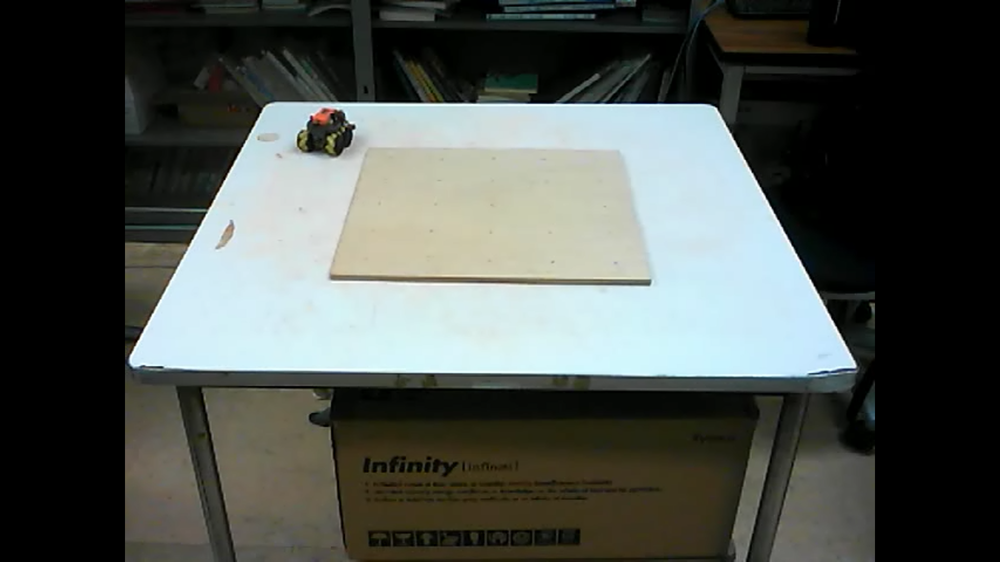
#> input picture MakerDetector/videos/screenshot.png, 1000 x 562 px, shrunk from 1920 x 1080 before the run
$ python warpPerspective.py
#> lines starting #> are read from the running program, lines starting #| are printed output that depends on the picture; after the words box and inside, x2 and y2 are one past the last pixel; in counts of white or black regions, pixels touching at a corner belong together
#> further down, img is the input picture: shape (562, 1000, 3); mean B, G, R 77.9, 82.3, 77.3
import cv2
import numpy as np

def warpPerspective(img, img_size):
    # グレースケール変換
#> called with img_size = (1000, 1000)
    gray = cv2.cvtColor(img, cv2.COLOR_BGR2GRAY)
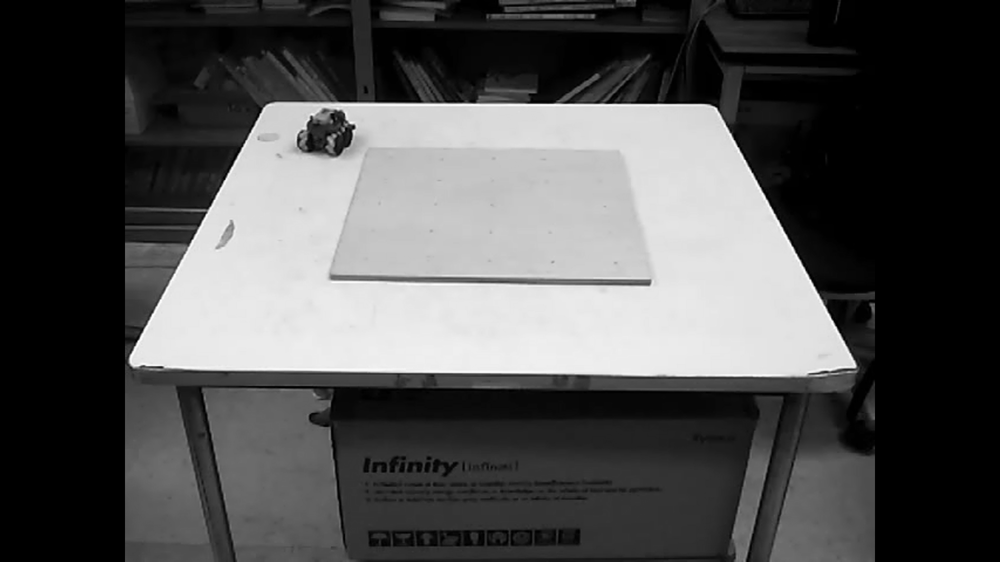
#> gray: shape (562, 1000); min 0, max 255, mean 80.3
    # ガウシアンブラーでノイズ除去
    blurred = cv2.GaussianBlur(gray, (7, 7), 0)
    # エッジ検出 (Canny) - 閾値調整
    edges = cv2.Canny(blurred, 50, 150)
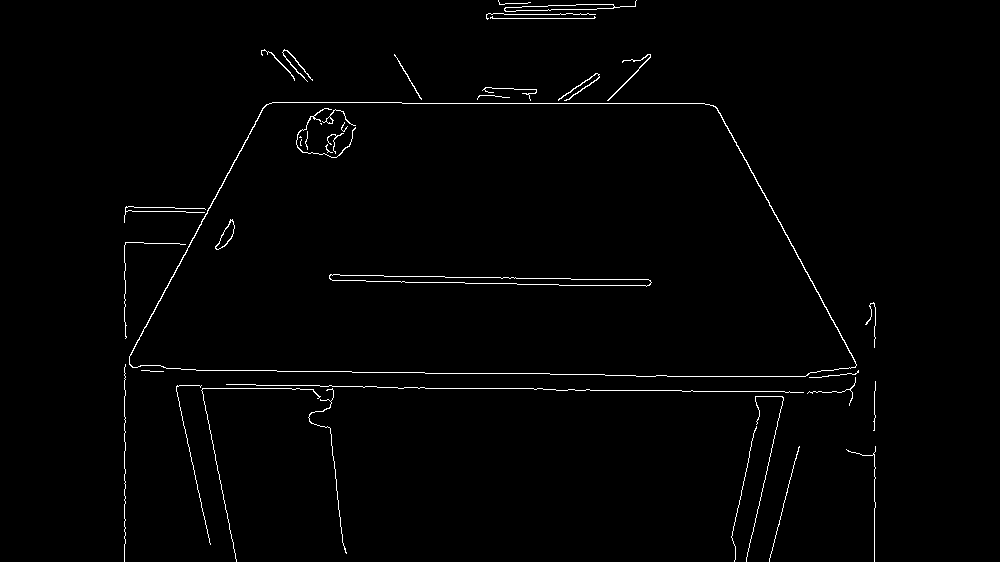
#> edges: shape (562, 1000); 1.2% white in thin lines or dots, all inside (x1, y1, x2, y2) = (124, 0, 876, 562)
    # 輪郭の検出
    contours, _ = cv2.findContours(edges, cv2.RETR_EXTERNAL, cv2.CHAIN_APPROX_SIMPLE)
#> contours = 28 contours, 21 with area under 20; largest, box (x1, y1, x2, y2) and area: (129, 102, 857, 377) 160365, (504, 0, 637, 12) 455, (607, 54, 651, 101) 50, (558, 73, 600, 101) 50, (282, 49, 313, 82) 43, (261, 49, 295, 81) 25, (394, 54, 422, 100) 23
    # 最も大きな輪郭を探す (面積に基づくフィルタリング)
    max_area = 0
    screen_contour = None
    # 机の頂点座標を取得
    for contour in contours:
        area = cv2.contourArea(contour)
        if area > 1000:  # 面積が小さい輪郭は無視
            approx = cv2.approxPolyDP(contour, 0.02 * cv2.arcLength(contour, True), True)
            if len(approx) == 4 and area > max_area:  # 四角形かつ最大の面積
                screen_contour = approx
                max_area = area
#> this loop made 28 passes
#> (area, screen_contour, max_area) on pass 17: (160365, [[129, 356], [856, 365], [704, 103], [266, 104]], 160365)
#> area on passes 20, 21, 22, 23, 24, 27: 49.5, 50, 23, 43, 25, 455
#> after the loop, max_area = 160365

    if screen_contour is None:
        print("机の輪郭が見つかりませんでした")
        return None
    else:
        # 変形後画像サイズ
        width, height = img_size
        # 頂点の用意
        marker_coordinates = np.float32(screen_contour)
#> marker_coordinates = [[129, 356], [856, 365], [704, 103], [266, 104]]
        true_coordinates   = np.float32([[0,height], [width,height], [width,0],[0,0]])
        # 台形補正
        trans_mat = cv2.getPerspectiveTransform(marker_coordinates, true_coordinates)
#> trans_mat = [[3.29, 1.79, -1060.3], [0.0209, 9.17, -959.4], [8.94e-05, 0.00364, 1]]
        warped_img = cv2.warpPerspective(img, trans_mat, (width, height))
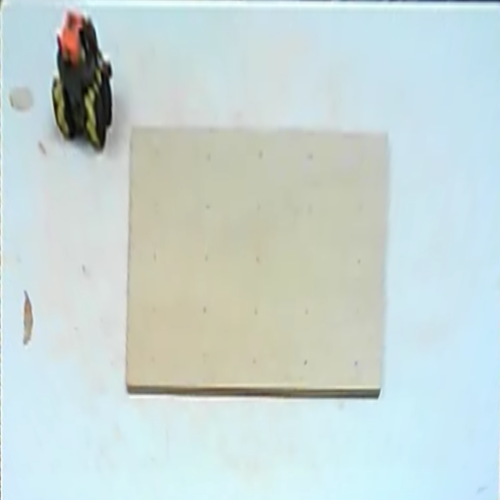
#> warped_img: shape (1000, 1000, 3) (shown at 1/2 size); mean B, G, R 212.8, 215, 200.1
        return warped_img


# 画像の読み込み
img = cv2.imread('videos/screenshot.png')

warped = warpPerspective(img, (1000,1000))


# [11 lines of commented-out code are left out]
